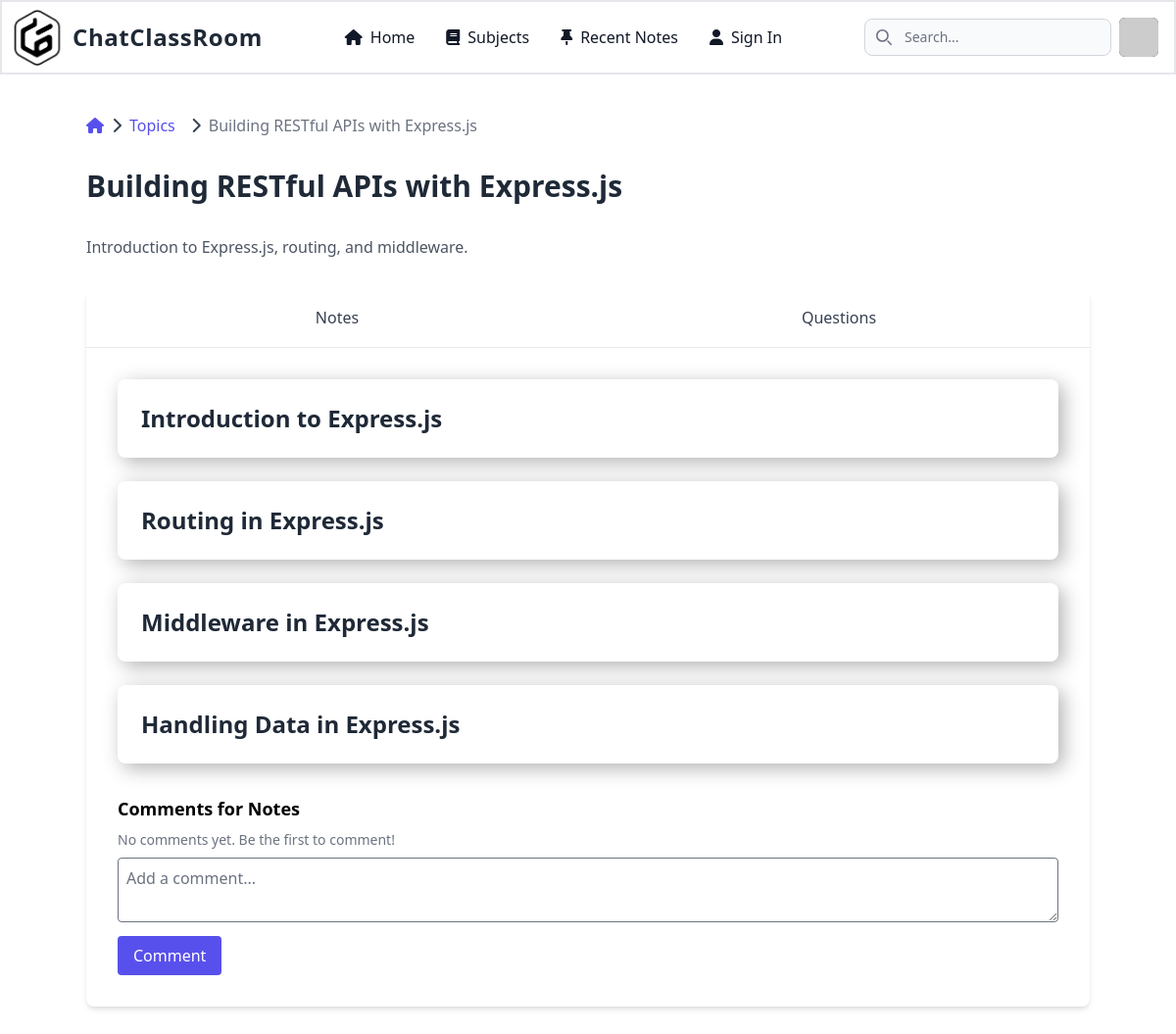
The app's page /topics/mern-stack/detail/building-restful-apis-with-expressjs/ with its own data.
### main/models.py (models this page shows, shortened)
class Topic(models.Model):
    subject = models.ForeignKey(Subject, on_delete=models.CASCADE, related_name='topics')
    name = models.CharField(max_length=255)
    description = models.TextField(blank=True, null=True)
    auto_slug = AutoSlugField(populate_from='name', unique=True, blank=True, max_length=255)

class Note(models.Model):
    topics = models.ManyToManyField(Topic, related_name='notes')
    title = models.CharField(max_length=255)
    content = models.TextField()
    uploaded_by = models.ForeignKey(User, on_delete=models.CASCADE, related_name='uploaded_notes')
    created_at = models.DateTimeField(auto_now_add=True)
    auto_slug = AutoSlugField(populate_from='title', unique=True, blank=True, max_length=255)

### main/views.py (the view)
# urls.py: path('topics/<str:subject_slug>/detail/<str:topic_slug>/', views.topic_detail, name='topic_detail'),
def topic_detail(request, subject_slug, topic_slug):
    topic = get_object_or_404(Topic, auto_slug=topic_slug)
    subject = get_object_or_404(Subject, auto_slug=subject_slug)
    notes = Note.objects.filter(topics=topic)
    questions = Question.objects.filter(topics=topic)
    notes_comments = Comment.objects.filter(note__in=notes)
    questions_comments = Comment.objects.filter(question__in=questions)
    notes_comments_dict = {note.id: [] for note in notes}
    questions_comments_dict = {question.id: [] for question in questions}
    for comment in notes_comments:
        notes_comments_dict[comment.note.id].append(comment)
    for comment in questions_comments:
        questions_comments_dict[comment.question.id].append(comment)
    context = {
        'topic': topic,
        'subject': subject,
        'notes': notes,
        'questions': questions,
        'notes_comments': notes_comments_dict,
        'questions_comments': questions_comments_dict,
    }
    return render(request, 'topic_detail.html', context)

### main/templates/topic_detail.html (shortened to what this page needs)
{% extends 'base.html' %}
{% load static %}
{% block content %}
<div class="container mx-auto my-10 px-4 lg:px-0">
    <div class="mb-8">
        <nav class="text-gray-700">
            <ol class="flex items-center space-x-2">
                <li>
                    <a href="{% url 'subjects' %}"
                        class="text-indigo-600 hover:text-indigo-800 transition-colors duration-300 flex items-center">
                        <i class="fas fa-home"></i>
                    </a>
                </li>
                <li class="flex items-center">
                    <i class="fas fa-chevron-right"></i>
                    <a href="{% url 'topics' subject.auto_slug %}"
                        class="text-indigo-600 hover:text-indigo-800 transition-colors duration-300 px-2">Topics</a>
                </li>
                <li class="flex items-center">
                    <i class="fas fa-chevron-right"></i>
                    <span class="text-gray-500 px-2">{{ topic.name }}</span>
                </li>
            </ol>
        </nav>
    </div>
    <h2 class="text-3xl font-bold text-gray-800 mb-8">{{ topic.name }}</h2>
    <p class="text-gray-600 mb-8">{{ topic.description }}</p>
    <div class="bg-white shadow-md rounded-lg">
        <ul class="flex border-b">
            <li class="flex-1">
                <a href="#notes-tab"
                    class="block p-4 text-center text-gray-700 border-b-2 border-transparent hover:border-indigo-600 hover:text-indigo-600 transition-all duration-300 active-tab"
                    onclick="openTab(event, 'notes')">Notes</a>
            </li>
            <li class="flex-1">
                <a href="#questions-tab"
                    class="block p-4 text-center text-gray-700 border-b-2 border-transparent hover:border-indigo-600 hover:text-indigo-600 transition-all duration-300"
                    onclick="openTab(event, 'questions')">Questions</a>
            </li>
        </ul>
        <div id="notes" class="tab-content p-8">
            {% for note in notes %}
            <a href="{% url 'note_detail' subject.auto_slug topic.auto_slug note.auto_slug %}" class="group">
                <div
                    class="mb-6 p-6 bg-white rounded-lg custom-shadow-topics transition-transform transform hover:-translate-y-1">
                    <h3
                        class="text-lg md:text-xl lg:text-2xl font-semibold text-gray-800 group-hover:text-indigo-600 transition-colors duration-300">
                        {{ note.title }}
                    </h3>
                </div>
            </a>
            {% endfor %}
            <div class="mt-8">
                <h4 class="text-lg font-bold mb-2">Comments for Notes</h4>
                {% for comment in note_comments %}
                <div class="mb-2 p-2 border rounded">
                    <p class="text-sm text-gray-600">{{ comment.content }} - <i>{{ comment.commented_by.username }}</i>
                    </p>
                    <span class="text-xs text-gray-400">{{ comment.created_at }}</span>
                </div>
                {% empty %}
                <p class="text-sm text-gray-500">No comments yet. Be the first to comment!</p>
                {% endfor %}
                <form method="post" action="{% url 'add_note_comment' topic.id %}">
                    <textarea name="content" rows="2" class="w-full p-2 mt-2 border rounded"
                        placeholder="Add a comment..."></textarea>
                    <button type="submit"
                        class="mt-2 px-4 py-2 bg-indigo-600 text-white rounded hover:bg-indigo-700">Comment</button>
                </form>
            </div>
        </div>
    </div>
</div>
{% endblock %}

### records on screen
Topic: name "Building RESTful APIs with Express.js", description "Introduction to Express.js, routing, and middleware."
Note: title "Introduction to Express.js"
Note: title "Routing in Express.js"
Note: title "Middleware in Express.js"
Note: title "Handling Data in Express.js"
